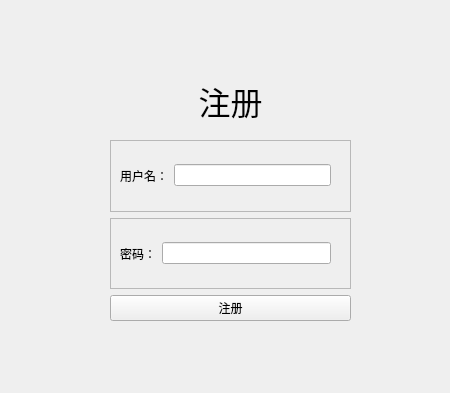
<?xml version="1.0" encoding="UTF-8"?>
<ui version="4.0">
 <class>registerWindow</class>
 <widget class="QWidget" name="registerWindow">
  <property name="geometry">
   <rect>
    <x>0</x>
    <y>0</y>
    <width>450</width>
    <height>393</height>
   </rect>
  </property>
  <property name="windowTitle">
   <string>注册</string>
  </property>
  <widget class="QLabel" name="lbRegister">
   <property name="geometry">
    <rect>
     <x>120</x>
     <y>70</y>
     <width>221</width>
     <height>61</height>
    </rect>
   </property>
   <property name="font">
    <font>
     <pointsize>24</pointsize>
    </font>
   </property>
   <property name="text">
    <string>注册</string>
   </property>
   <property name="alignment">
    <set>Qt::AlignCenter</set>
   </property>
  </widget>
  <widget class="QWidget" name="">
   <property name="geometry">
    <rect>
     <x>110</x>
     <y>140</y>
     <width>241</width>
     <height>181</height>
    </rect>
   </property>
   <layout class="QVBoxLayout" name="verticalLayout">
    <item>
     <widget class="QFrame" name="usernameFrame">
      <property name="frameShape">
       <enum>QFrame::StyledPanel</enum>
      </property>
      <property name="frameShadow">
       <enum>QFrame::Raised</enum>
      </property>
      <widget class="QWidget" name="">
       <property name="geometry">
        <rect>
         <x>10</x>
         <y>10</y>
         <width>211</width>
         <height>51</height>
        </rect>
       </property>
       <layout class="QHBoxLayout" name="usernameLayout">
        <item>
         <widget class="QLabel" name="lbUsername">
          <property name="text">
           <string>用户名：</string>
          </property>
         </widget>
        </item>
        <item>
         <widget class="QLineEdit" name="inputUsername">
          <property name="text">
           <string/>
          </property>
         </widget>
        </item>
       </layout>
      </widget>
     </widget>
    </item>
    <item>
     <widget class="QFrame" name="passwordFrame">
      <property name="frameShape">
       <enum>QFrame::StyledPanel</enum>
      </property>
      <property name="frameShadow">
       <enum>QFrame::Raised</enum>
      </property>
      <widget class="QWidget" name="layoutWidget">
       <property name="geometry">
        <rect>
         <x>10</x>
         <y>0</y>
         <width>211</width>
         <height>71</height>
        </rect>
       </property>
       <layout class="QHBoxLayout" name="passwordLayout">
        <item>
         <widget class="QLabel" name="lbPassword">
          <property name="text">
           <string>密码：</string>
          </property>
         </widget>
        </item>
        <item>
         <widget class="QLineEdit" name="inputPassword">
          <property name="text">
           <string/>
          </property>
         </widget>
        </item>
       </layout>
      </widget>
     </widget>
    </item>
    <item>
     <widget class="QPushButton" name="pushButton">
      <property name="text">
       <string>注册</string>
      </property>
     </widget>
    </item>
   </layout>
  </widget>
 </widget>
 <resources/>
 <connections/>
</ui>
